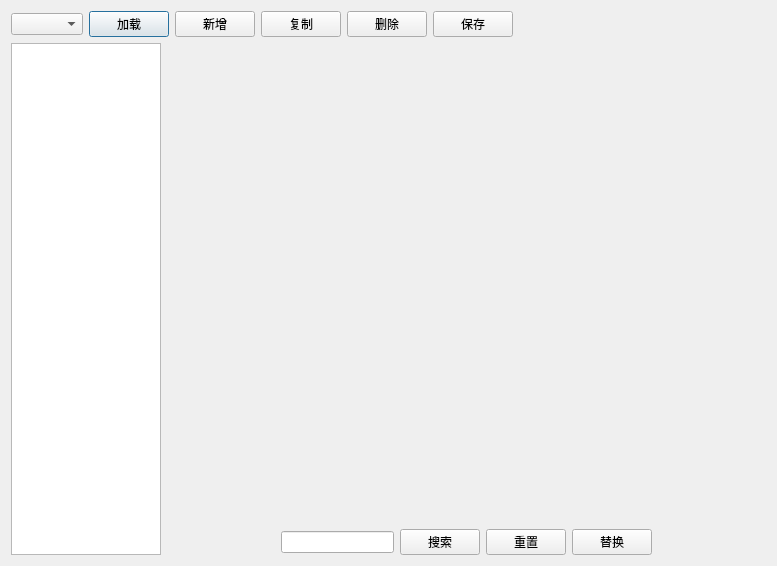
<?xml version="1.0" encoding="UTF-8"?>
<ui version="4.0">
 <class>ComparisonControl</class>
 <widget class="QDialog" name="ComparisonControl">
  <property name="geometry">
   <rect>
    <x>0</x>
    <y>0</y>
    <width>777</width>
    <height>566</height>
   </rect>
  </property>
  <property name="sizePolicy">
   <sizepolicy hsizetype="Minimum" vsizetype="Preferred">
    <horstretch>0</horstretch>
    <verstretch>0</verstretch>
   </sizepolicy>
  </property>
  <property name="windowTitle">
   <string>Dialog</string>
  </property>
  <layout class="QVBoxLayout" name="verticalLayout">
   <item>
    <layout class="QHBoxLayout" name="horizontalLayout">
     <item>
      <widget class="QComboBox" name="cbConfig"/>
     </item>
     <item>
      <widget class="QPushButton" name="btnLoad">
       <property name="text">
        <string>加载</string>
       </property>
      </widget>
     </item>
     <item>
      <widget class="QPushButton" name="btnNew">
       <property name="text">
        <string>新增</string>
       </property>
      </widget>
     </item>
     <item>
      <widget class="QPushButton" name="btnCopy">
       <property name="text">
        <string>复制</string>
       </property>
      </widget>
     </item>
     <item>
      <widget class="QPushButton" name="btnDel">
       <property name="text">
        <string>删除</string>
       </property>
      </widget>
     </item>
     <item>
      <widget class="QPushButton" name="btnSave">
       <property name="text">
        <string>保存</string>
       </property>
      </widget>
     </item>
     <item>
      <spacer name="horizontalSpacer_2">
       <property name="orientation">
        <enum>Qt::Orientation::Horizontal</enum>
       </property>
       <property name="sizeHint" stdset="0">
        <size>
         <width>40</width>
         <height>20</height>
        </size>
       </property>
      </spacer>
     </item>
    </layout>
   </item>
   <item>
    <layout class="QHBoxLayout" name="horizontalLayout_3">
     <item>
      <widget class="QListWidget" name="listWidget">
       <property name="sizePolicy">
        <sizepolicy hsizetype="Fixed" vsizetype="Expanding">
         <horstretch>0</horstretch>
         <verstretch>0</verstretch>
        </sizepolicy>
       </property>
       <property name="maximumSize">
        <size>
         <width>150</width>
         <height>16777215</height>
        </size>
       </property>
      </widget>
     </item>
     <item>
      <layout class="QVBoxLayout" name="verticalLayout_2">
       <item>
        <widget class="QWidget" name="widget" native="true">
         <property name="sizePolicy">
          <sizepolicy hsizetype="Expanding" vsizetype="Expanding">
           <horstretch>0</horstretch>
           <verstretch>0</verstretch>
          </sizepolicy>
         </property>
         <property name="minimumSize">
          <size>
           <width>10</width>
           <height>10</height>
          </size>
         </property>
        </widget>
       </item>
       <item>
        <layout class="QHBoxLayout" name="horizontalLayout_2">
         <item>
          <spacer name="horizontalSpacer_3">
           <property name="orientation">
            <enum>Qt::Orientation::Horizontal</enum>
           </property>
           <property name="sizeHint" stdset="0">
            <size>
             <width>40</width>
             <height>20</height>
            </size>
           </property>
          </spacer>
         </item>
         <item>
          <widget class="QLineEdit" name="lineEdit"/>
         </item>
         <item>
          <widget class="QPushButton" name="pushButton_7">
           <property name="text">
            <string>搜索</string>
           </property>
          </widget>
         </item>
         <item>
          <widget class="QPushButton" name="pushButton_8">
           <property name="text">
            <string>重置</string>
           </property>
          </widget>
         </item>
         <item>
          <widget class="QPushButton" name="pushButton_9">
           <property name="text">
            <string>替换</string>
           </property>
          </widget>
         </item>
         <item>
          <spacer name="horizontalSpacer_4">
           <property name="orientation">
            <enum>Qt::Orientation::Horizontal</enum>
           </property>
           <property name="sizeHint" stdset="0">
            <size>
             <width>40</width>
             <height>20</height>
            </size>
           </property>
          </spacer>
         </item>
        </layout>
       </item>
      </layout>
     </item>
    </layout>
   </item>
  </layout>
 </widget>
 <resources/>
 <connections/>
</ui>
